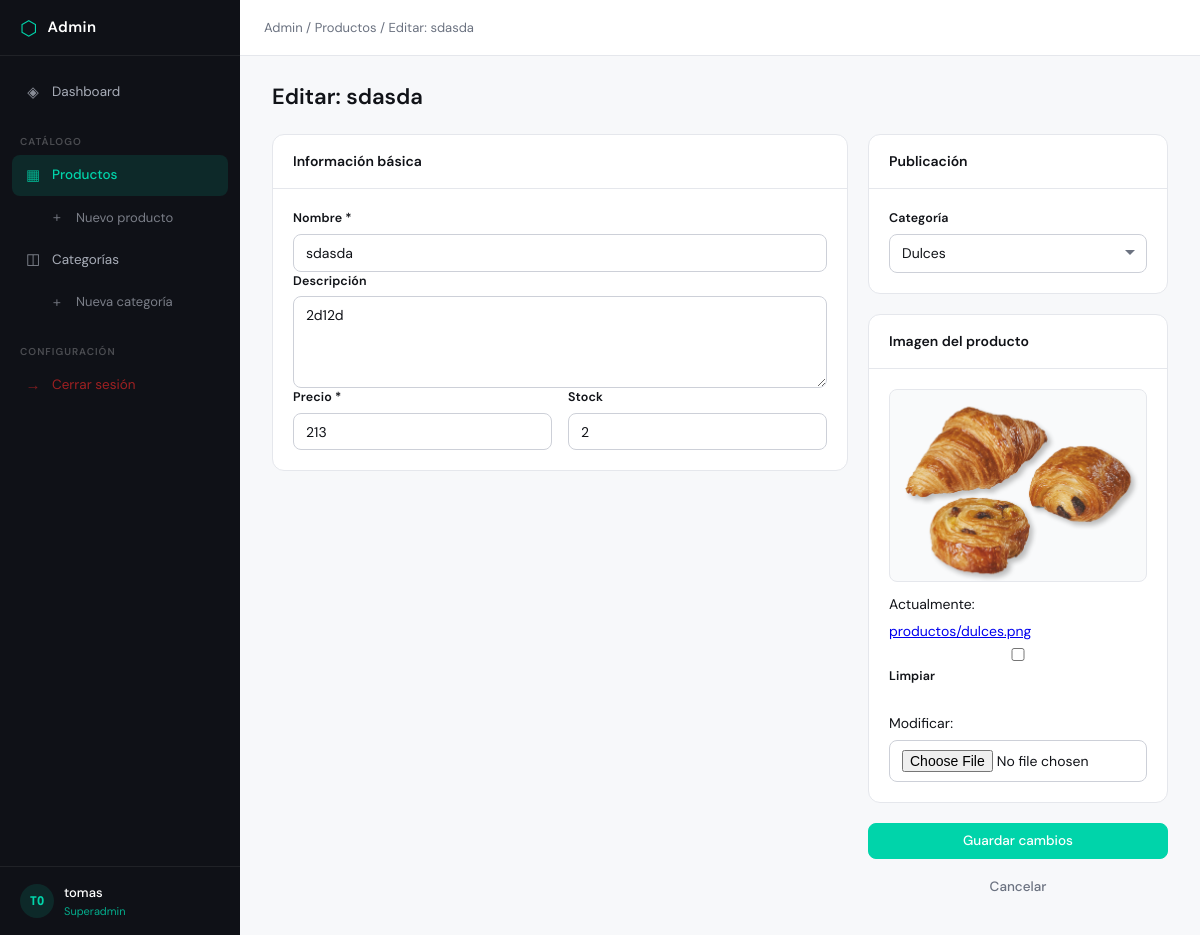
The app's page /admin-panel/productos/10/editar/ (signed in) with its own data.
### catalogo/models.py (models this page shows, shortened)
class Producto(models.Model):
    nombre = models.CharField(max_length=200)
    descripcion = models.TextField()
    precio = models.IntegerField()
    stock = models.IntegerField()
    image = models.ImageField(upload_to='productos/', null=True, blank=True)
    categoria = models.ForeignKey(Categoria, on_delete=models.CASCADE, related_name='productos')

### admin_panel/views.py (the view)
# urls.py: path('productos/<int:pk>/editar/', views.producto_editar, name='producto_editar'),
@admin_required
def producto_editar(request, pk):
    producto = get_object_or_404(Producto, pk=pk)
    if request.method == 'POST':
        form = ProductoForm(request.POST, request.FILES, instance=producto)
        if form.is_valid():
            form.save()
            messages.success(request, f'Producto "{producto.nombre}" actualizado correctamente.')
            return redirect('admin_panel:producto_lista')
        else:
            messages.error(request, 'Por favor corrige los errores del formulario.')
    else:
        form = ProductoForm(instance=producto)
    return render(request, 'admin_panel/producto_form.html', {
        'form': form,
        'producto': producto,
        'titulo': f'Editar: {producto.nombre}',
        'accion': 'Guardar cambios',
    })

### admin_panel/forms.py (shortened to what this page needs)
class ProductoForm(forms.ModelForm):
    class Meta:
        model = Producto
        fields = ['nombre', 'descripcion', 'precio', 'stock', 'image', 'categoria']
        widgets = {
            'nombre': forms.TextInput(attrs={'class': 'form-control', 'placeholder': 'Nombre del producto'}),
            'descripcion': forms.Textarea(attrs={'class': 'form-control', 'rows': 4}),
            'precio': forms.NumberInput(attrs={'class': 'form-control', 'min': '0'}),
            'stock': forms.NumberInput(attrs={'class': 'form-control', 'min': '0'}),
            'categoria': forms.Select(attrs={'class': 'form-control'}),
            'image': forms.ClearableFileInput(attrs={'class': 'form-control', 'accept': 'image/*'}),
        }

### catalogo/context_processors.py (called while the page is built)
def cantidad_carrito(request):
    total = 0
    if 'carrito' in request.session: # si ya hay un carrito
        for key, value in request.session['carrito'].items():
            total += value['cantidad'] # suma la cantidad de cada prod guardado
    return {'cantidad_carrito' : total} #envia la cantidad al html

### catalogo/models.py (called while the page is built)
    def __str__(self):
        return self.nombre

### admin_panel/templates/admin_panel/producto_form.html (shortened to what this page needs)
{% extends 'admin_panel/base.html' %}
{% block breadcrumb %}
 / <a href="{% url 'admin_panel:producto_lista' %}">Productos</a>
 / {{ titulo }}
{% endblock %}
{% block content %}
<div class="page-header">
  <h1 class="page-title">{{ titulo }}</h1>
</div>
<div class="form-layout">
  <form method="post" enctype="multipart/form-data" class="main-form">
    <div class="form-main">
      <div class="card">
        <div class="card-header"><h2 class="card-title">Información básica</h2></div>
        <div class="card-body">
          <div class="form-group">
            <label for="{{ form.nombre.id_for_label }}">Nombre *</label>
            {{ form.nombre }}
          </div>
          <div class="form-group">
            <label for="{{ form.descripcion.id_for_label }}">Descripción</label>
            {{ form.descripcion }}
          </div>
          <div class="form-row">
            <div class="form-group">
              <label for="{{ form.precio.id_for_label }}">Precio *</label>
              {{ form.precio }}
            </div>
            <div class="form-group">
              <label for="{{ form.stock.id_for_label }}">Stock</label>
              {{ form.stock }}
            </div>
          </div>
        </div>
      </div>
    </div>
    <div class="form-side">
      <div class="card">
        <div class="card-header"><h2 class="card-title">Publicación</h2></div>
        <div class="card-body">
          <div class="form-group">
            <label for="{{ form.categoria.id_for_label }}">Categoría</label>
            {{ form.categoria }}
          </div>
        </div>
      </div>
      <div class="card">
        <div class="card-header"><h2 class="card-title">Imagen del producto</h2></div>
        <div class="card-body">
          {% if producto.image %}
          <div class="image-preview" id="imagePreview">
            <img src="{{ producto.image.url }}" alt="{{ producto.nombre }}" id="previewImg">
          </div>
          {% else %}
          <div class="image-preview image-preview--empty" id="imagePreview">
            <span>Sin imagen</span>
          </div>
          {% endif %}
          <div class="form-group" style="margin-top: 0.75rem;">
            {{ form.image }}
          </div>
        </div>
      </div>
      <div class="form-actions">
        <button type="submit" class="btn btn-primary btn-full">{{ accion }}</button>
        <a href="{% url 'admin_panel:producto_lista' %}" class="btn btn-ghost btn-full">Cancelar</a>
      </div>
    </div>
  </form>
</div>
{% endblock %}

### admin_panel/templates/admin_panel/base.html (shortened to what this page needs)
<!DOCTYPE html>
<html lang="es">
<head>
{% load static %}
<link rel="stylesheet" href="{% static 'admin_panel/css/admin.css' %}">
</head>
<body>
{% if user.is_authenticated %}
<div class="layout">
  <aside class="sidebar" id="sidebar">
    <div class="sidebar-header">
      <div class="logo">
        <span class="logo-icon">⬡</span>
        <span class="logo-text">Admin</span>
      </div>
    </div>
    <nav class="sidebar-nav">
      <a href="{% url 'admin_panel:dashboard' %}" class="nav-item {% if request.resolver_match.url_name == 'dashboard' %}active{% endif %}">
        <span class="nav-icon">◈</span>
        <span>Dashboard</span>
      </a>
      <div class="nav-section">Catálogo</div>
      <a href="{% url 'admin_panel:producto_lista' %}" class="nav-item {% if 'producto' in request.resolver_match.url_name %}active{% endif %}">
        <span class="nav-icon">▦</span>
        <span>Productos</span>
      </a>
      <a href="{% url 'admin_panel:producto_crear' %}" class="nav-item nav-sub">
        <span class="nav-icon">+</span>
        <span>Nuevo producto</span>
      </a>
      <a href="{% url 'admin_panel:categoria_lista' %}" class="nav-item {% if 'categoria' in request.resolver_match.url_name %}active{% endif %}">
        <span class="nav-icon">◫</span>
        <span>Categorías</span>
      </a>
      <a href="{% url 'admin_panel:categoria_crear' %}" class="nav-item nav-sub">
        <span class="nav-icon">+</span>
        <span>Nueva categoría</span>
      </a>
      <div class="nav-section">Configuración</div>
      <a href="{% url 'admin_panel:logout' %}" class="nav-item nav-logout">
        <span class="nav-icon">→</span>
        <span>Cerrar sesión</span>
      </a>
    </nav>
    <div class="sidebar-footer">
      <div class="user-badge">
        <div class="user-avatar">{{ user.username|slice:":2"|upper }}</div>
        <div class="user-info">
          <span class="user-name">{{ user.get_full_name|default:user.username }}</span>
          <span class="user-role">{% if user.is_superuser %}Superadmin{% else %}Staff{% endif %}</span>
        </div>
      </div>
    </div>
  </aside>
  <main class="main">
    <header class="topbar">
      <div class="breadcrumb">
        <a href="{% url 'admin_panel:dashboard' %}">Admin</a>
        {% block breadcrumb %}{% endblock %}
      </div>
    </header>
    <div class="page-content">
      {% block content %}{% endblock %}
    </div>
  </main>
</div>
{% else %}
  {% block auth_content %}{% endblock %}
{% endif %}
</body>
</html>

### records on screen
Producto: nombre "sdasda", descripcion "2d12d", precio "213", stock "2", categoria "Dulces", image (picture)

### other values on screen
{{ user.username|slice:":2"|upper }} "TO"
{{ user.get_full_name|default:user.username }} "tomas"
{{ titulo }} "Editar: sdasda"
{{ accion }} "Guardar cambios"
